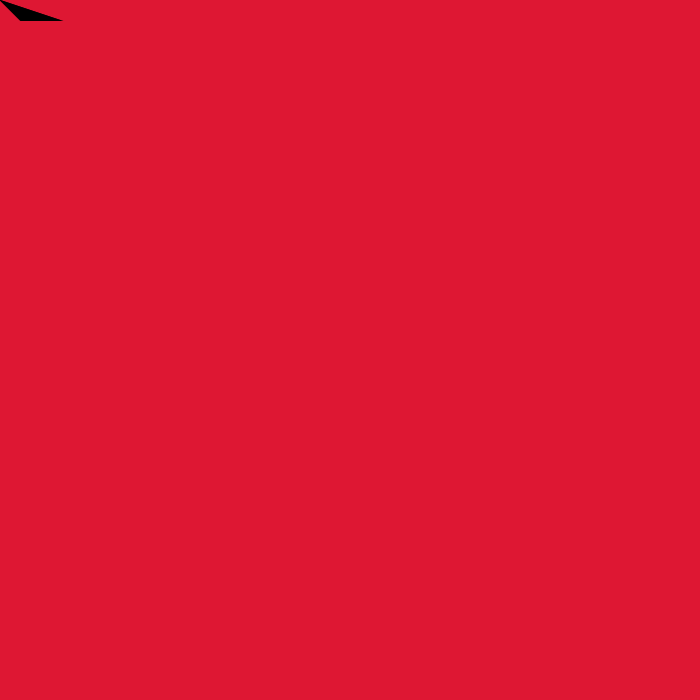
Frame 1 (no input)
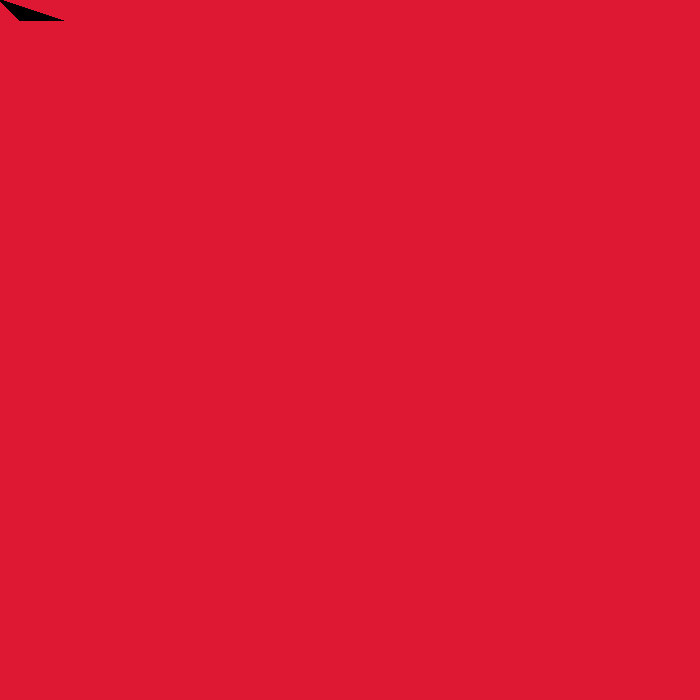
Frame 60 (the mouse pressed at the canvas centre just before this capture)
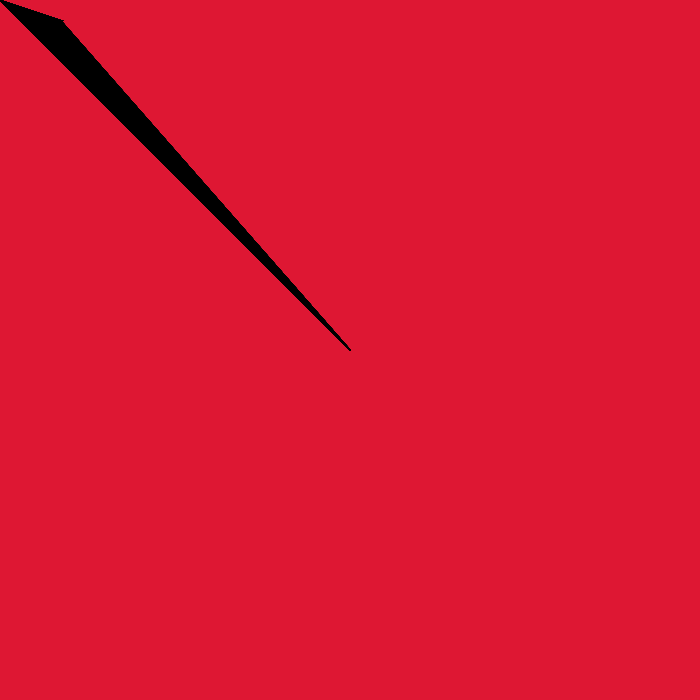
Frame 120 (the mouse held since frame 60 and released just before this capture)

The Processing sketch that drew these frames (run headless with seeded random() and noise(); from frame 60 on, the mouse is pressed at the canvas centre):

// Processing sketch: triangle
// ── triangle.pde
void setup(){ // Uses timeline method
size(700,700);
background(222, 23, 51);

}



void draw(){
  fill(0);
  triangle(20, 20 , 60, 20 ,mouseX, mouseY); //x, y, x, y, x ,y
}
